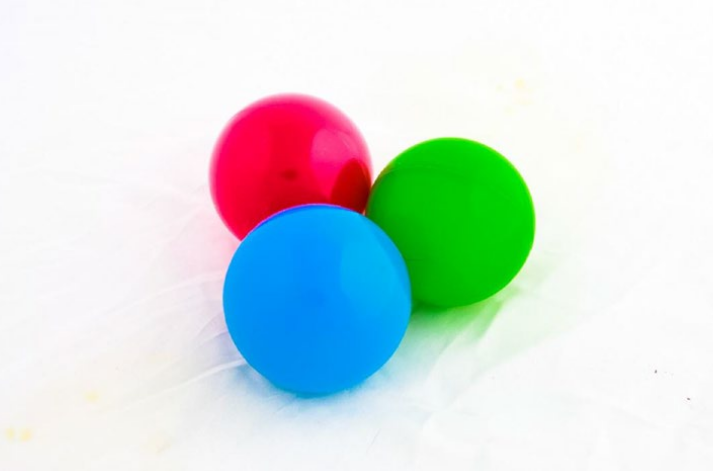
#> input picture Python/ProgAvTareas/opencv/color_balls_small.png, 713 x 471 px
$ python blueFilter.py
#> lines starting #> are read from the running program, lines starting #| are printed output that depends on the picture; after the words box and inside, x2 and y2 are one past the last pixel; in counts of white or black regions, pixels touching at a corner belong together
import cv2
import numpy as np
img = cv2.imread("color_balls_small.png")
#> img is the input picture: shape (471, 713, 3); mean B, G, R 221.4, 224, 208.9
imgHSV = cv2.cvtColor(img, cv2.COLOR_BGR2HSV)
#> imgHSV: shape (471, 713, 3); mean H, S, V 57.5, 54.1, 244
cv2.imshow('image',img)
lower_blue = np.array([80,120,120])
upper_blue = np.array([130,255,255])
blueMask = cv2.inRange(imgHSV,lower_blue,upper_blue)
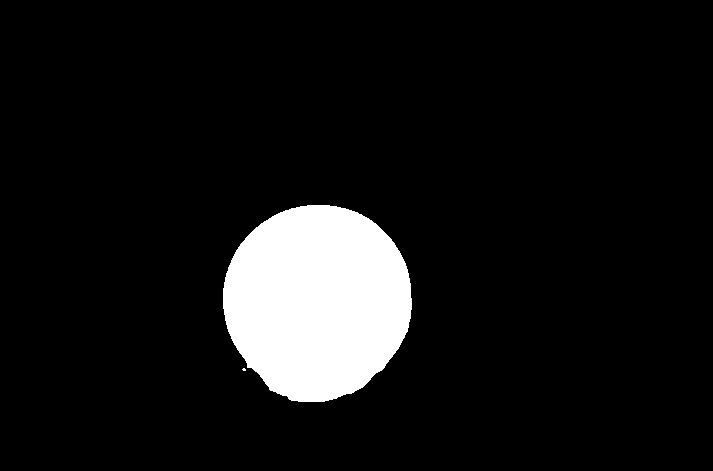
#> blueMask: shape (471, 713); 8.6% white; 2 white regions (1 under 20 px), largest, box (x1, y1, x2, y2) and area: (223, 205, 412, 402) 28983
cv2.imshow('mask',blueMask)
res = cv2.bitwise_and(img, img, mask=blueMask)
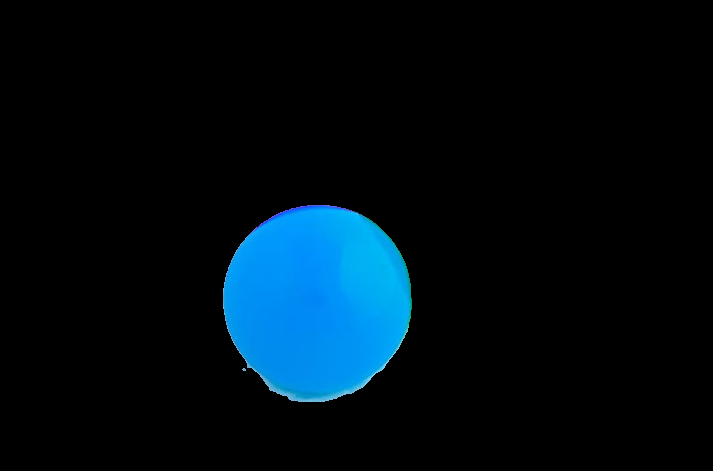
#> res: shape (471, 713, 3); mean B, G, R 20.9, 13.2, 0.4
cv2.imshow('blue',res)
cv2.waitKey(0)
